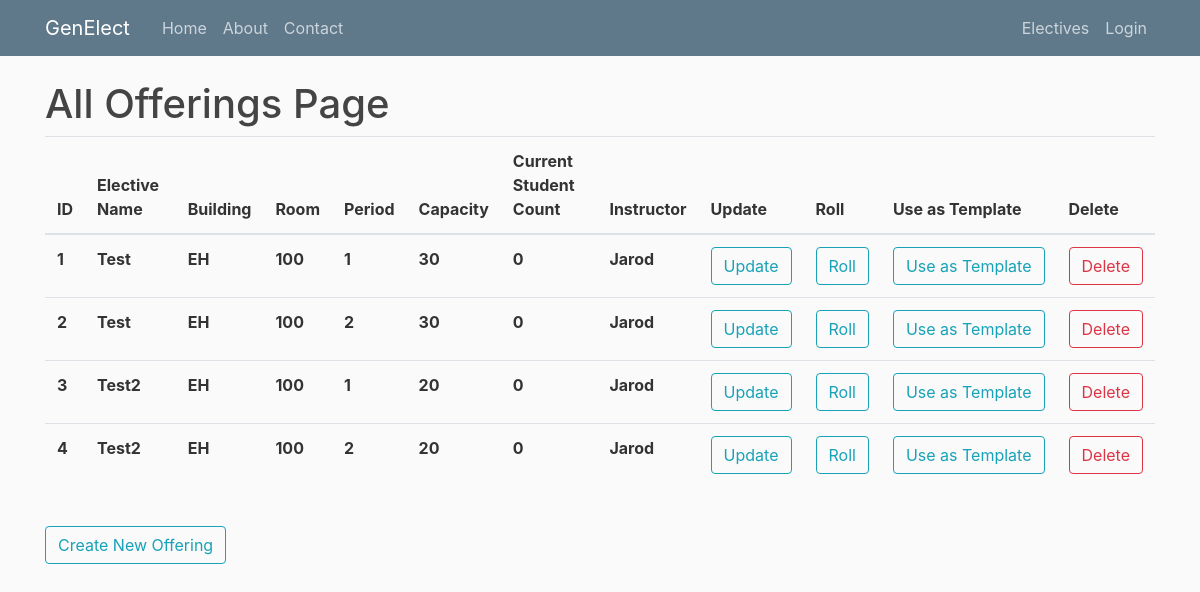
Page /allofferings on the earlier database version.
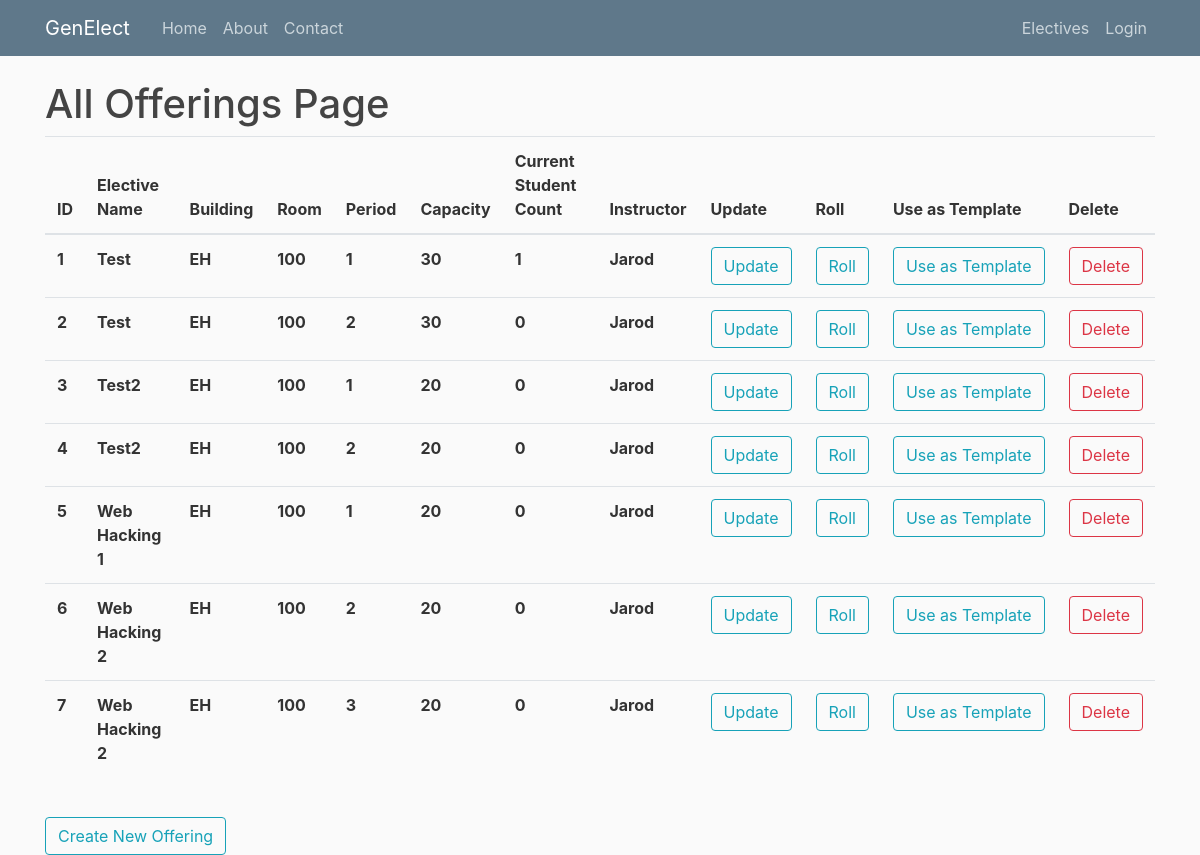
Same page on the later database version.
### genElect/models.py (models this page shows)
class Base(db.Model):
    __abstract__ = True
    id = db.Column(db.Integer, primary_key=True, autoincrement=True)
    date_created = db.Column(db.DateTime, default=db.func.current_timestamp())
    date_modified = db.Column(db.DateTime, default=db.func.current_timestamp(),
            onupdate=db.func.current_timestamp())

class Offerings(Base):
    __tablename__ = 'offerings'
    day = db.Column(db.Date)
    period_start = db.Column(db.Integer)
    period_length = db.Column(db.Integer)
    building = db.Column(db.String(100))
    room = db.Column(db.String(100))
    instructor = db.Column(db.String(100))
    current_count = db.Column(db.Integer)
    capacity = db.Column(db.Integer)
    elective_id = db.Column(db.Integer, db.ForeignKey('electives.id'), nullable=False)
    registrations = db.relationship('Registrations', backref='offering', lazy=True)

class Electives(Base):
    __tablename__ = 'electives'
    name = db.Column(db.String(100))
    description = db.Column(db.String(500))
    prerequisites = db.relationship('Prerequisites', backref='elective', lazy=True)
    offerings = db.relationship('Offerings', backref='elective', lazy=True)
    completed_users = db.relationship('Completions', backref='elective', lazy=True)
    can_retake = db.Column(db.Boolean)

### genElect/__init__.py (the view)
@app.route("/allofferings")
def allofferings():
    offerings = Offerings.query.all()
    return render_template('allofferings.html', offerings=offerings, title="Offerings")

### genElect/templates/allofferings.html
{% extends "layout.html" %}
{% block content %}
    <h1>All Offerings Page</h1>
	<table class="table">
	  <thead>
	    <tr>
	      <th scope="col">ID</th>
	      <th scope="col">Elective Name</th>
	      <th scope="col">Building</th>
	      <th scope="col">Room</th>
	      <th scope="col">Period</th>
	      <th scope="col">Capacity</th>
	      <th scope="col">Current Student Count</th>
	      <th scope="col">Instructor</th>
	      <th scope="col">Update</th>
	      <th scope="col">Roll</th>
	      <th scope="col">Use as Template</th>
	      <th scope="col">Delete</th>
	    </tr>
	  </thead>
	  <tbody>
	  	{% for offering in offerings %}
	    <tr>
	      <th scope="row">{{offering.id}}</th>
	      <th scope="row">{{offering.elective.name}}</th>
	      <th scope="row">{{offering.building}}</th>
	      <th scope="row">{{offering.room}}</th>
	      <th scope="row">{{offering.period_start}}</th>
	      <th scope="row">{{offering.capacity}}</th>
	      <th scope="row">{{offering.current_count}}</th>
	      <th scope="row">{{offering.instructor}}</th>
	      <th scope="row"><button type="button" onclick="window.location.href = '/editoffering/{{offering.id}}'" class="btn btn-outline-info">Update</button></th>
	      <th scope="row"><button type="button" onclick="window.location.href = '/roll/{{offering.id}}'" class="btn btn-outline-info">Roll</button></th>
	      <th scope="row"><button type="button" onclick="window.location.href = '/createoffering?offering_template_id={{offering.id}}'" class="btn btn-outline-info">Use as Template</button></th>
	      <th scope="row"><button type="button" onclick="window.location.href = 'deleteoffering/{{offering.id}}'" class="btn btn-outline-danger">Delete</button></th>
	    </tr>
	    {% endfor %}
	  </tbody>
	</table>
    <br>
    <button type="button" onclick="window.location.href = '/createoffering'" class="btn btn-outline-info">Create New Offering</button>
{% endblock content %}

### genElect/templates/layout.html (shortened to what this page needs)
<!DOCTYPE html>
<html>
<head>
    <link rel="stylesheet" href="https://maxcdn.bootstrapcdn.com/bootstrap/4.0.0/css/bootstrap.min.css">
    <link rel="stylesheet" type="text/css" href="{{ url_for('static', filename='main.css') }}">
</head>
<body>
    <header class="site-header">
      <nav class="navbar navbar-expand-md navbar-dark bg-steel fixed-top">
        <div class="container">
          <a class="navbar-brand mr-4" href="/">GenElect</a>
          <div class="collapse navbar-collapse" id="navbarToggle">
            <div class="navbar-nav mr-auto">
              {% if not current_user.is_authenticated or current_user.role != "admin" %}
                <a class="nav-item nav-link" href="{{ url_for('index') }}">Home</a>
                <a class="nav-item nav-link" href="{{ url_for('about') }}">About</a>
                <a class="nav-item nav-link" href="{{ url_for('contact') }}">Contact</a>
              {% endif %}
            </div>
            <div class="navbar-nav">
              {% if current_user.is_authenticated %}
                {% if current_user.role == "admin" %}
                  <a class="nav-item nav-link" href="{{ url_for('admin') }}">Admin</a>
                  <a class="nav-item nav-link" href="{{ url_for('allusers') }}">Users</a>
                  <a class="nav-item nav-link" href="{{ url_for('allelectives') }}">Electives</a>
                  <a class="nav-item nav-link" href="{{ url_for('allnotifications') }}">Notifications</a>
                  <a class="nav-item nav-link" href="{{ url_for('allofferings') }}">Offerings</a>
                {% endif %}
                {% if current_user.role == "instructor" %}
                  <a class="nav-item nav-link" href="{{ url_for('allelectives') }}">Electives</a>
                  <a class="nav-item nav-link" href="{{ url_for('allofferings') }}">Offerings</a>
                {% endif %}
                {% if current_user.role == "student" %}
                  <a class="nav-item nav-link" href="/electives">Electives</a>
                  <a class="nav-item nav-link" href="/schedule">My Schedule</a>
                  <a class="nav-item nav-link" href="{{ url_for('account') }}">Account</a>
                {% endif %}
                <a class="nav-item nav-link" href="{{ url_for('logout') }}">Logout</a>
              {% else %}
                <a class="nav-item nav-link" href="/electives">Electives</a>
                <a class="nav-item nav-link" href="{{ url_for('login') }}">Login</a>
              {% endif %}
            </div>
          </div>
        </div>
      </nav>
    </header>
    <main role="main" class="container">
      <div class="row">
        <div class="col-md-12">
          {% block content %}{% endblock %}
        </div>
      </div>
    </main>
</body>
</html>

### genElect/static/main.css (style rules this page uses)
body { background: #fafafa; color: #333333; margin-top: 5rem; }
h1, h2, h3, h4, h5, h6 { color: #444444; }
.bg-steel { background-color: #5f788a; }
.site-header .navbar-nav .nav-link { color: #cbd5db; }

Differences in the rows shown:
changed Offerings id 1: current_count "0" → "1"
added Offerings: id "5", elective.name "Web Hacking 1", building "EH", room "100", period_start "1", capacity "20", current_count "0", instructor "Jarod"
added Offerings: id "6", elective.name "Web Hacking 2", building "EH", room "100", period_start "2", capacity "20", current_count "0", instructor "Jarod"
added Offerings: id "7", elective.name "Web Hacking 2", building "EH", room "100", period_start "3", capacity "20", current_count "0", instructor "Jarod"
